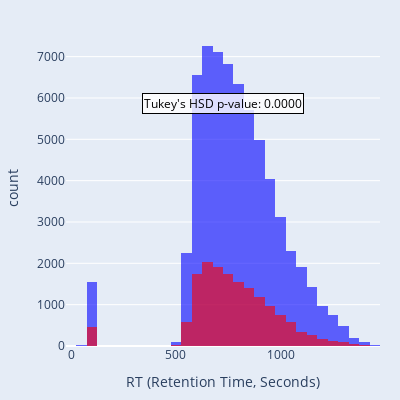

Notebook code cell kept with this figure:
### Markdown cell above
## Scaffold splitting add randomness

### Code cell
import numpy as np
scaffold_sets = dataset_clean['scaffold'].value_counts()
train_scaffolds,valid_scaffolds = [],[]
train_cnt,valid_cnt = 0,0
train_cutoff = int(0.8*len(dataset_clean))
for scaffold, count in scaffold_sets.items():
    
    if (valid_cnt + count <= len(dataset_clean) - train_cutoff) and (train_cnt + count <= train_cutoff):
        if np.random.rand() <= 0.2:
            valid_scaffolds.append(scaffold)
            valid_cnt += count
        else:
            train_scaffolds.append(scaffold)
            train_cnt += count
    elif train_cnt + count <= train_cutoff:
        train_scaffolds.append(scaffold)
        train_cnt += count
    else:
        valid_scaffolds.append(scaffold)
        valid_cnt += count
train_set_scaffold = dataset_clean[dataset_clean['scaffold'].isin(train_scaffolds)].copy()
valid_set_scaffold = dataset_clean[dataset_clean['scaffold'].isin(valid_scaffolds)].copy()
print(f"Training set size (scaffold split): {len(train_set_scaffold)}")
print(f"Validation set size (scaffold split): {len(valid_set_scaffold)}")

# Create an overlapped histogram for RT values in training and validation sets
fig = px.histogram(
    train_set_scaffold, x='rt', nbins=50, opacity=0.6, 
    #title='Overlapped RT Distribution: Training vs Validation',
    labels={'rt': 'RT (Retention Time, Seconds)', 'Count': 'Frequency'},
    color_discrete_sequence=['blue'],
    marginal=None
)

# Add validation set to the same figure
fig.add_trace(
    px.histogram(
        valid_set_scaffold, x='rt', nbins=50, opacity=0.6, 
        color_discrete_sequence=['red']
    ).data[0]
)

# Update layout for better visualization
fig.update_layout(
    barmode='overlay',
    plot_bgcolor='rgba(229, 236, 246,1)',
    paper_bgcolor='rgba(229, 236, 246,1)',
    width=400,
    height=400,
    margin=dict(l=20, r=20, t=30, b=20),
    legend=dict(title='Dataset', itemsizing='constant')
)

from statsmodels.stats.multicomp import pairwise_tukeyhsd

# Combine training and validation sets for Tukey's HSD test
data_combined = train_set_scaffold[['rt']].copy()
data_combined['set'] = 'Training'
validation_data = valid_set_scaffold[['rt']].copy()
validation_data['set'] = 'Validation'
data_combined = pd.concat([data_combined, validation_data])

# Perform Tukey's HSD test
tukey_result = pairwise_tukeyhsd(endog=data_combined['rt'], groups=data_combined['set'], alpha=0.05)
print(tukey_result)

# Annotate the plot with Tukey's HSD results
fig.add_annotation(
    text=f"Tukey's HSD p-value: {tukey_result.pvalues[0]:.4f}",
    xref="paper", yref="paper",
    x=0.5, y=0.8, showarrow=False,
    font=dict(size=12, color="black"),
    align="center",
    bgcolor="rgba(255, 255, 255, 0.8)",
    bordercolor="black",
    borderwidth=1
)

fig.show()
fig.write_image("images/Figure-2.3-Scaffold-Random.svg", scale=2)

### Figure 1 — Plotly figure (JSON) as saved in the notebook; plotly's stock layout.template omitted (floating-point values rounded to 4 significant figures; data arrays with more than 128 entries replaced by an {"elided": "..."} marker saying what was removed)
{"data": [{"bingroup": "x", "hovertemplate": "RT (Retention Time, Seconds)=%{x}<br>count=%{y}<extra></extra>", "legendgroup": "", "marker": {"color": "blue", "opacity": 0.6, "pattern": {"shape": ""}}, "name": "", "nbinsx": 50, "orientation": "v", "showlegend": false, "type": "histogram", "x": {"elided": "64030 float values"}, "xaxis": "x", "yaxis": "y"}, {"bingroup": "x", "hovertemplate": "rt=%{x}<br>count=%{y}<extra></extra>", "legendgroup": "", "marker": {"color": "red", "opacity": 0.6, "pattern": {"shape": ""}}, "name": "", "nbinsx": 50, "orientation": "v", "showlegend": false, "type": "histogram", "x": {"elided": "15975 float values"}, "xaxis": "x", "yaxis": "y"}], "layout": {"annotations": [{"align": "center", "bgcolor": "rgba(255, 255, 255, 0.8)", "bordercolor": "black", "borderwidth": 1, "font": {"color": "black", "size": 12}, "showarrow": false, "text": "Tukey's HSD p-value: 0.0000", "x": 0.5, "xref": "paper", "y": 0.8, "yref": "paper"}], "barmode": "overlay", "height": 400, "legend": {"itemsizing": "constant", "title": {"text": "Dataset"}, "tracegroupgap": 0}, "margin": {"b": 20, "l": 20, "r": 20, "t": 30}, "paper_bgcolor": "rgba(229, 236, 246,1)", "plot_bgcolor": "rgba(229, 236, 246,1)", "width": 400, "xaxis": {"anchor": "y", "domain": [0, 1], "title": {"text": "RT (Retention Time, Seconds)"}}, "yaxis": {"anchor": "x", "domain": [0, 1], "title": {"text": "count"}}}}
